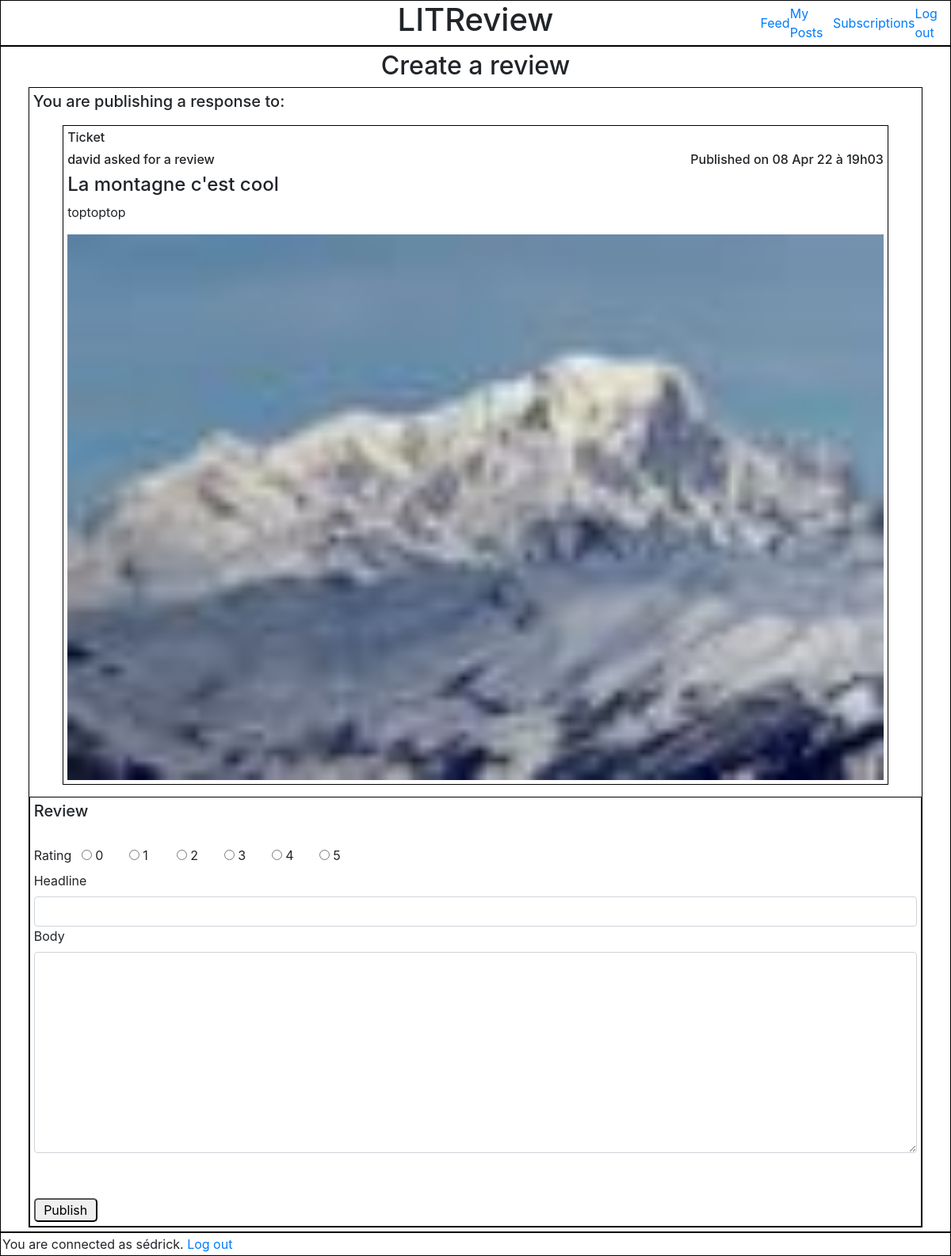
The page /feedapp/23 (signed in) on the database its author committed.
### feedapp/models.py (models this page shows, shortened)
class Ticket(models.Model):
    title = models.CharField(max_length=128)
    description = models.CharField(max_length=2048, blank=True)
    user = models.ForeignKey(settings.AUTH_USER_MODEL, on_delete=models.CASCADE)
    image = models.ImageField(null=True, blank=True)
    time_created = models.DateTimeField(auto_now_add=True)
    IMAGE_MAX_SIZE = (100, 100)

### authentication/models.py (models this page shows)
class User(AbstractUser):
    username = models.CharField(max_length=20, unique=True)
    USERNAME_FIELD = 'username'

### feedapp/views.py (the view, shortened to what this page needs)
# urls.py: path('feedapp/<int:ticket_id>', answer_to_ticket, name='answer_ticket'),
@login_required
def answer_to_ticket(request, ticket_id):
    ticket_to_answer = get_object_or_404(models.Ticket, id=ticket_id)
    form_review = forms.ReviewForm()
    return render(request, 'feedapp/answer_ticket.html', context={'review_form': form_review,
                                                                  'ticket': ticket_to_answer})

### feedapp/forms.py
class ReviewForm(forms.ModelForm):
    edit_form = forms.BooleanField(widget=forms.HiddenInput, initial=True)
    rating = forms.ChoiceField(widget=forms.RadioSelect, choices=[(0, '0'), (1, '1'), (2, '2'), (3, '3'), (4, '4'),
                                                                  (5, '5')])
    class Meta:
        model = models.Review
        fields = ['rating', 'headline', 'body']

### feedapp/templatetags/feedapp_extras.py (called while the page is built)
@register.filter
def get_posted_at_display(posted_at):
    seconds_ago = (timezone.now() - posted_at).total_seconds()
    if seconds_ago <= HOUR:
        return f'Published {int(seconds_ago // MINUTE)} minutes ago.'
    elif seconds_ago <= DAY:
        return f'Published {int(seconds_ago // HOUR)} hours ago.'
    return f'Published on {posted_at.strftime("%d %b %y à %Hh%M")}'

@register.simple_tag(takes_context=True)
def get_poster_display(context, user):
    if user == context['user']:
        return 'You'
    return user.username

### feedapp/templates/feedapp/answer_ticket.html (shortened to what this page needs)
{% extends 'base.html' %}
{% load widget_tweaks %}
    {% block content %}
    <div class="main_content">
        <div class="answer_to_ticket">
            <h2>Create a review</h2>
            <div class="answer_to_ticket_area">
                <div class="answer_to_ticket_area_ticket_zone">
                    <h5>You are publishing a response to: </h5>
                    <div id="ticket_zone">
                        {% include 'feedapp/partials/ticket_snippet.html' %}
                    </div>
                </div>
                <div class="answer_to_ticket_area_review_zone">
                    <form method="post">
                        <h5>Review</h5>
                        <br>
                        <div id="review_rating">
                            <label>{{ review_form.rating.label }}</label>
                            <div class="radio_rating">
                                {% render_field review_form.rating %}
                            </div>
                        </div>
                        <label>{{ review_form.headline.label }}</label>
                        {% render_field review_form.headline class='form-control' %}
                        <label>{{ review_form.body.label }}</label>
                        {% render_field review_form.body class='form-control' %}
                        <br>
                        <button type="submit">Publish</button>
                    </form>
                </div>
            </div>
        </div>
    </div>
    {% endblock content %}

### templates/base.html (shortened to what this page needs)
<!DOCTYPE html>
<html lang="en">
<head>
    {% load static %}
    <link rel="stylesheet" href="{% static 'style.css' %}">
    <link rel="stylesheet" href="https://cdn.jsdelivr.net/npm/bootstrap@4.3.1/dist/css/bootstrap.min.css">
    <link rel="stylesheet" href="https://cdnjs.cloudflare.com/ajax/libs/font-awesome/4.7.0/css/font-awesome.min.css">
</head>
<body>
    <header class="base_header">
        <div id="header_spaceholder"></div>
        <div class="header_h1"><h1>LITReview</h1></div>
      <nav>
          <a href="{% url 'home_page' %}">Feed</a>
          <a href="{% url 'my_posts_page' %}">My Posts</a>
          <a href="{% url 'subscription_page' %}">Subscriptions</a>
          {% if user.is_authenticated %}
            <a href="{% url 'logout_page' %}">Log out</a>
          {% endif %}
      </nav>
    </header>
  {% block content %} {% endblock content %}
  {% if user.is_authenticated %}
    <footer>You are connected as {{ user }}. <a href="{% url 'logout_page' %}">Log out</a></footer>
  {% endif %}
</body>
</html>

### feedapp/templates/feedapp/partials/ticket_snippet.html
{% load static %}
{% load feedapp_extras %}
<div class="ticket">
    <h6>Ticket</h6>
    <div class="ticket_info">
        <h6>{% get_poster_display ticket.user %} asked for a review</h6>
        <h6>{{ ticket.time_created|get_posted_at_display }}</h6>
    </div>
    <h4>{{ ticket.title }}</h4>
    <p>{{ ticket.description }}</p>
    {% if ticket.image.url is not None %}
        <img src="{{ ticket.image.url }}">
    {% endif %}
</div>

### static/style.css (style rules this page uses)
.base_header { border: 1px black solid; display: flex; justify-content: center; }
.base_header nav { display: flex; flex: 0.3; justify-content: space-around; align-items: center; text-decoration: none; }
.base_header #header_spaceholder { flex: 0.3; }
.base_header .header_h1 { display: flex; flex: 0.9; justify-content: center; align-items: center; }
.main_content { border: 1px black solid; display: flex; flex-direction: column; justify-content: center; align-items: center; padding: 5px; min-height: 690px; }
.main_content h2 { text-align: center; }
.main_content button { border-radius: 5px; }
.ticket { display: flex; flex-direction: column; width: 95%; padding: 5px; }
.ticket .ticket_info { display: flex; justify-content: space-between; }
.answer_to_ticket { width: 95%; }
.answer_to_ticket .answer_to_ticket_area { border: 1px black solid; }
.answer_to_ticket_area_ticket_zone { padding: 5px; }
.answer_to_ticket_area_ticket_zone .ticket { border: 1px black solid; padding: 5px; }
#ticket_zone { display: flex; justify-content: center; align-items: center; padding: 10px; }
.answer_to_ticket .answer_to_ticket_area .answer_to_ticket_area_review_zone { border: 1px black solid; padding: 5px; }
.answer_to_ticket .answer_to_ticket_area .answer_to_ticket_area_review_zone form { display: flex; flex-direction: column; justify-content: space-between; }
.answer_to_ticket .answer_to_ticket_area .answer_to_ticket_area_review_zone form button { width: 80px; border-radius: 5px; }
#review_rating { display: flex; justify-content: flex-start; }
#review_rating label { width: 60px; }
#id_rating { display: flex; justify-content: space-between; }
footer { border: 1px black solid; display: flex; width: 100%; padding: 2px; }

### rows shown on the page
Ticket: user.username "david", time_created|get_posted_at_display "Published on 08 Apr 22 à 19h03", title "La montagne c'est cool", description "toptoptop", image (picture)
User: username "sédrick"

### other values the page prints
{{ review_form.rating.label }} "Rating"
{{ review_form.headline.label }} "Headline"
{{ review_form.body.label }} "Body"
